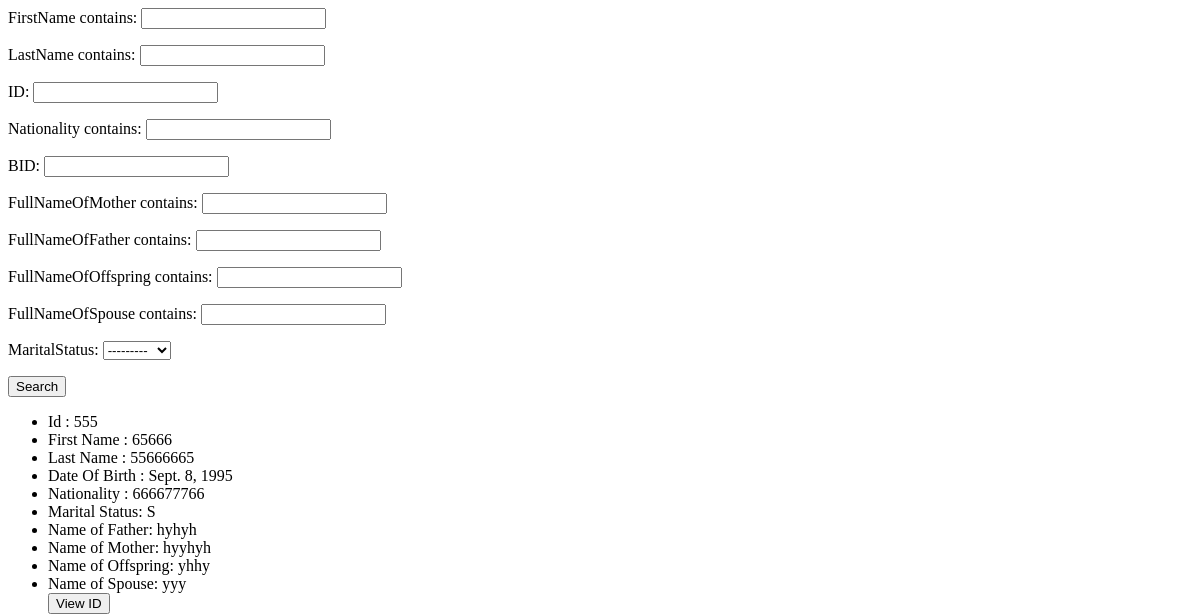
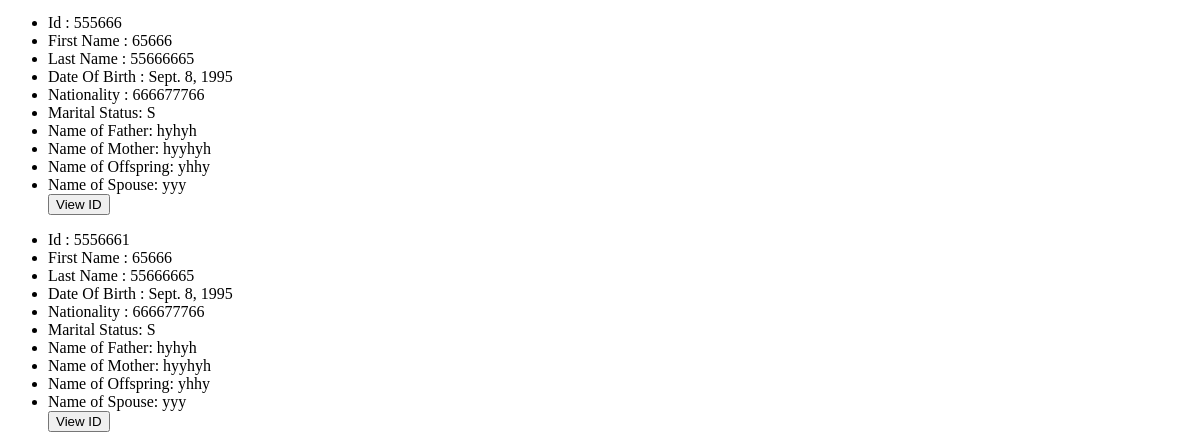
/bo/search/, run on an earlier commit of the app's database (2 pictures, top to bottom).
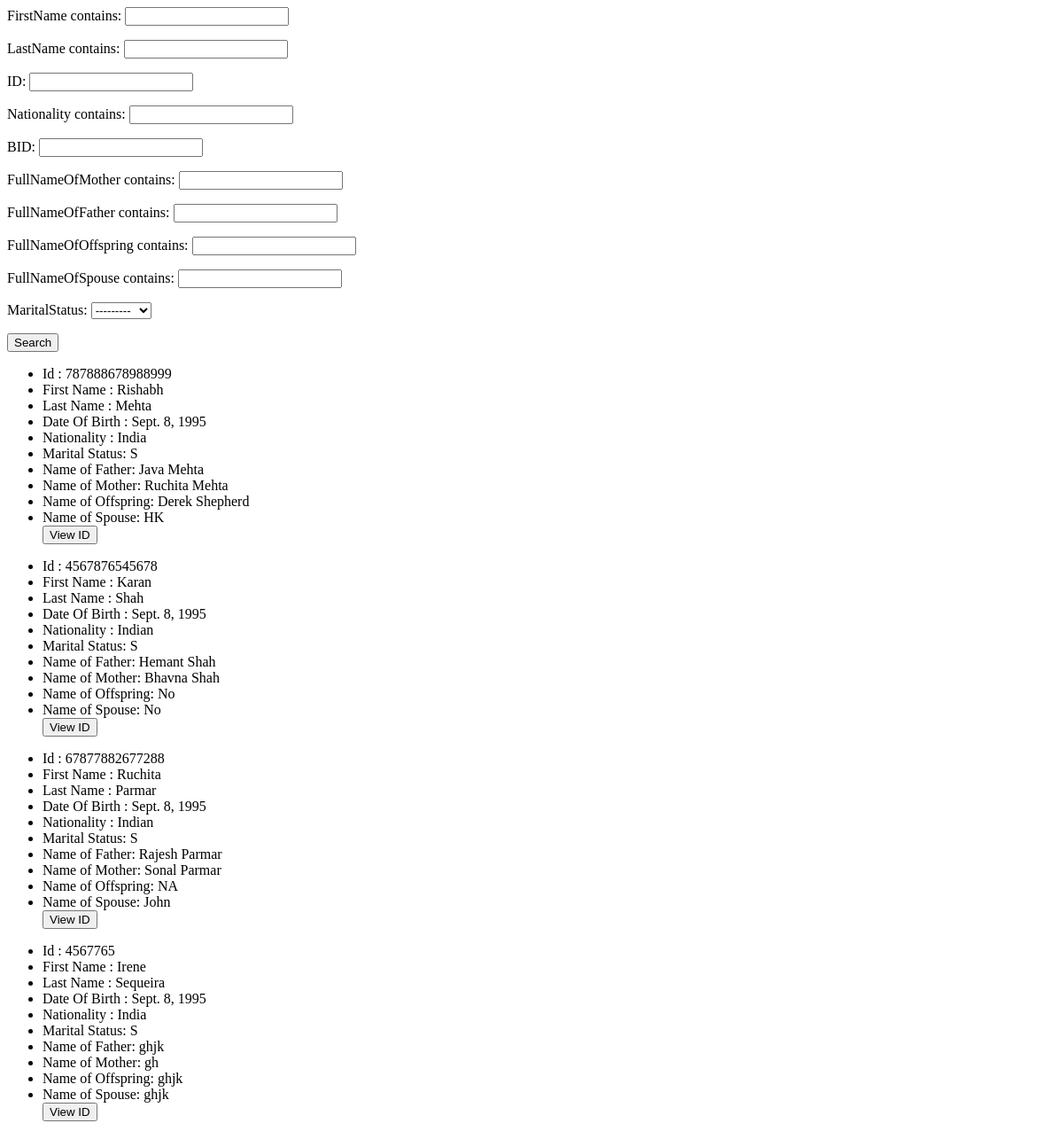
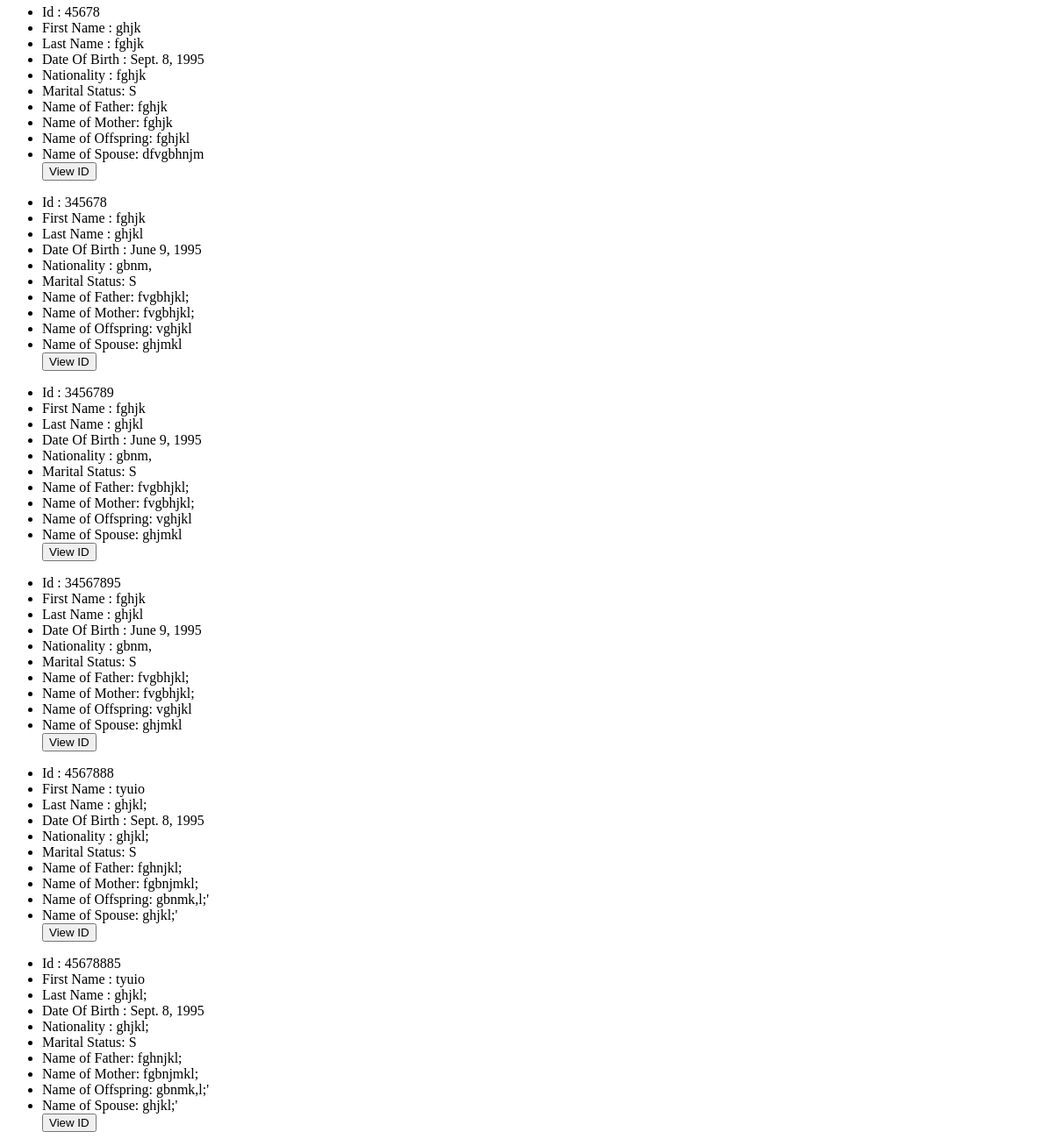
And on a later commit of the database (2 pictures, top to bottom).
### bo/models.py (models this page shows, shortened)
class Refugee(models.Model):
	alphanumeric = RegexValidator(r'^[0-9a-zA-Z]*$', 'Only alphanumeric')
	ID = models.CharField(
		max_length=16, validators=[alphanumeric], primary_key=True
	)
	firstName = models.CharField(max_length=50)
	lastName = models.CharField(max_length=50)
	dob = models.DateField()
	genderChoices = (
		('M', 'Male'),
		('F', 'Female')
	)
	gender = models.CharField(max_length=1, default='F', choices=genderChoices)
	nationality = models.CharField(max_length=50)
	bID = models.CharField(max_length=8, default='00000000')
	sID = models.ForeignKey('Shelter', on_delete=models.CASCADE)
	refImage = models.FileField(upload_to="backupImages/")
	maritalStatusChoices = (
		('M', 'Married'),
		('S', 'Single')
	)
	maritalStatus = models.CharField(choices=maritalStatusChoices, default='S', max_length=1)
	fullNameOfSpouse = models.CharField(max_length=100)
	fullNameOfOffspring = models.CharField(max_length=100)
	fullNameOfFather = models.CharField(max_length=100)
	fullNameOfMother = models.CharField(max_length=100)
	Comments = models.CharField(max_length=500)

### bo/views.py (the view)
def search(request):
	refugee_list = Refugee.objects.all()
	refugee_filtered = RefugeeFilter(request.GET, queryset=refugee_list)
	return render(request, 'search.html', {'refugee_filtered': refugee_filtered})

### bo/templates/search.html
<form method="get">
  {{ refugee_filtered.form.as_p }}
  <button type="submit">Search</button>
</form>
  {% if refugee_filtered.qs %}
      {% for refugee in refugee_filtered.qs %}
          <div class="container">
              <ul>
                  <li>Id : {{ refugee.ID }}</li>
                  <li>First Name : {{ refugee.firstName }}</li>
                  <li>Last Name : {{ refugee.lastName }}</li>
                  <li>Date Of Birth : {{ refugee.dob }}</li>
                  <li>Nationality : {{ refugee.nationality }}</li>
                  <li>Marital Status: {{ refugee.maritalStatus }}</li>
                  <li>Name of Father: {{ refugee.fullNameOfFather }}</li>
                  <li>Name of Mother: {{ refugee.fullNameOfMother }}</li>
                  <li>Name of Offspring: {{ refugee.fullNameOfOffspring }}</li>
                  <li>Name of Spouse: {{ refugee.fullNameOfSpouse }}</li>
                  <a href="/bo/refugeeCard/{{refugee.ID}}">
                      <button>View ID</button>
                  </a>
              </ul>
          </div>
      {% endfor %}
  {% else %}
      <div>
          No Entries
      </div>
  {% endif %}

What changed in the data, as far as the page shows it:
removed Refugee: ID "555", firstName "65666", lastName "55666665", dob "Sept. 8, 1995", nationality "666677766", maritalStatus "S", fullNameOfFather "hyhyh", fullNameOfMother "hyyhyh", fullNameOfOffspring "yhhy", fullNameOfSpouse "yyy"
removed Refugee: ID "555666", firstName "65666", lastName "55666665", dob "Sept. 8, 1995", nationality "666677766", maritalStatus "S", fullNameOfFather "hyhyh", fullNameOfMother "hyyhyh", fullNameOfOffspring "yhhy", fullNameOfSpouse "yyy"
removed Refugee: ID "5556661", firstName "65666", lastName "55666665", dob "Sept. 8, 1995", nationality "666677766", maritalStatus "S", fullNameOfFather "hyhyh", fullNameOfMother "hyyhyh", fullNameOfOffspring "yhhy", fullNameOfSpouse "yyy"
added Refugee: ID "787888678988999", firstName "Rishabh", lastName "Mehta", dob "Sept. 8, 1995", nationality "India", maritalStatus "S", fullNameOfFather "Java Mehta", fullNameOfMother "Ruchita Mehta", fullNameOfOffspring "Derek Shepherd", fullNameOfSpouse "HK"
added Refugee: ID "4567876545678", firstName "Karan", lastName "Shah", dob "Sept. 8, 1995", nationality "Indian", maritalStatus "S", fullNameOfFather "Hemant Shah", fullNameOfMother "Bhavna Shah", fullNameOfOffspring "No", fullNameOfSpouse "No"
added Refugee: ID "67877882677288", firstName "Ruchita", lastName "Parmar", dob "Sept. 8, 1995", nationality "Indian", maritalStatus "S", fullNameOfFather "Rajesh Parmar", fullNameOfMother "Sonal Parmar", fullNameOfOffspring "NA", fullNameOfSpouse "John"
added Refugee: ID "4567765", firstName "Irene", lastName "Sequeira", dob "Sept. 8, 1995", nationality "India", maritalStatus "S", fullNameOfFather "ghjk", fullNameOfMother "gh", fullNameOfOffspring "ghjk", fullNameOfSpouse "ghjk"
added Refugee: ID "45678", firstName "ghjk", lastName "fghjk", dob "Sept. 8, 1995", nationality "fghjk", maritalStatus "S", fullNameOfFather "fghjk", fullNameOfMother "fghjk", fullNameOfOffspring "fghjkl", fullNameOfSpouse "dfvgbhnjm"
added Refugee: ID "345678", firstName "fghjk", lastName "ghjkl", dob "June 9, 1995", nationality "gbnm,", maritalStatus "S", fullNameOfFather "fvgbhjkl;", fullNameOfMother "fvgbhjkl;", fullNameOfOffspring "vghjkl", fullNameOfSpouse "ghjmkl"
added Refugee: ID "3456789", firstName "fghjk", lastName "ghjkl", dob "June 9, 1995", nationality "gbnm,", maritalStatus "S", fullNameOfFather "fvgbhjkl;", fullNameOfMother "fvgbhjkl;", fullNameOfOffspring "vghjkl", fullNameOfSpouse "ghjmkl"
added Refugee: ID "34567895", firstName "fghjk", lastName "ghjkl", dob "June 9, 1995", nationality "gbnm,", maritalStatus "S", fullNameOfFather "fvgbhjkl;", fullNameOfMother "fvgbhjkl;", fullNameOfOffspring "vghjkl", fullNameOfSpouse "ghjmkl"
added Refugee: ID "4567888", firstName "tyuio", lastName "ghjkl;", dob "Sept. 8, 1995", nationality "ghjkl;", maritalStatus "S", fullNameOfFather "fghnjkl;", fullNameOfMother "fgbnjmkl;", fullNameOfOffspring "gbnmk,l;'", fullNameOfSpouse "ghjkl;'"
added Refugee: ID "45678885", firstName "tyuio", lastName "ghjkl;", dob "Sept. 8, 1995", nationality "ghjkl;", maritalStatus "S", fullNameOfFather "fghnjkl;", fullNameOfMother "fgbnjmkl;", fullNameOfOffspring "gbnmk,l;'", fullNameOfSpouse "ghjkl;'"
